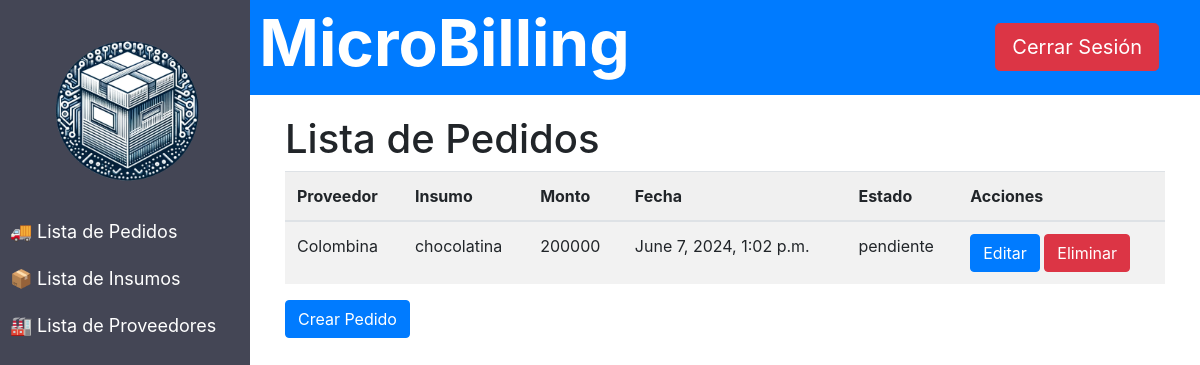
Page /pedidos/ (signed in) on the earlier database version.
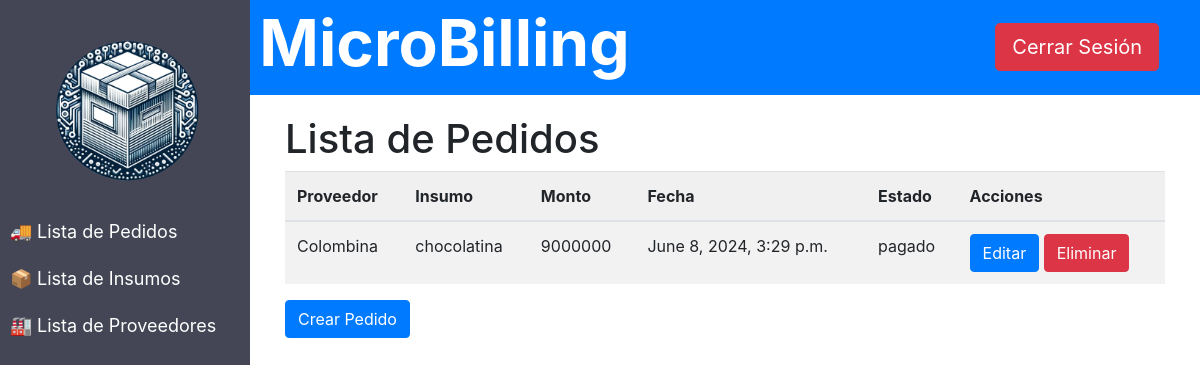
Same page on the later database version.
### insumos_app/models.py (models this page shows, shortened)
class Proveedor(models.Model):
    nombre = models.CharField(max_length=100)
    direccion = models.CharField(max_length=200)
    telefono = models.CharField(max_length=20)

class Insumo(models.Model):
    nombre = models.CharField(max_length=100)
    descripcion = models.TextField()
    unidad_medida = models.CharField(max_length=50)
    precio = models.IntegerField()
    proveedor = models.ForeignKey(Proveedor, on_delete=models.CASCADE)

class Pedido(models.Model):
    insumo = models.ForeignKey(Insumo, on_delete=models.CASCADE)
    cantidad = models.IntegerField()
    fecha_pedido = models.DateTimeField(auto_now_add=True)
    OPCIONES = [
        ('pagado', 'PAGADO'),
        ('pendiente', 'PENDIENTE'),
        ('cancelado', 'CANCELADO'),
    ]
    estado = models.CharField(max_length=50, choices=OPCIONES)

### insumos_app/views.py (the view)
# urls.py: path('pedidos/', views.lista_pedidos, name='lista_pedidos'),
@login_required
def lista_pedidos(request):
    pedidos = Pedido.objects.all()
    lista_pedidos_info = []
    for pedido in pedidos:
        proveedor = pedido.insumo.proveedor.nombre
        insumo = pedido.insumo.nombre
        monto = pedido.cantidad * pedido.insumo.precio
        fecha = pedido.fecha_pedido
        estado = pedido.estado
        pedido_id = pedido.id  # Obtener el ID del pedido
        lista_pedidos_info.append({
            'id': pedido_id,  # Agregar el ID del pedido al diccionario
            'proveedor': proveedor,
            'insumo': insumo,
            'monto': monto,
            'fecha': fecha,
            'estado': estado
        })
    return render(request, 'lista_pedidos.html', {'lista_pedidos_info': lista_pedidos_info})

### insumos_app/templates/lista_pedidos.html (shortened to what this page needs)
<!DOCTYPE html>
<html lang="es">
<head>
    <link rel="stylesheet" href="https://stackpath.bootstrapcdn.com/bootstrap/4.5.2/css/bootstrap.min.css">
</head>
<body>
    <header>
        <h1 class="title">MicroBilling</h1>
        <div class="logout_button">
            <a href="{% url 'logout' %}" class="btn btn-danger btn-lg">Cerrar Sesión</a>
        </div>
    </header>
<div class="sidebar">
    <center><img src="../../media/logo.png" width="75%"></center>
    <a href="{% url 'lista_pedidos' %}">🚚 Lista de Pedidos</a>
    <a href="{% url 'lista_insumos' %}">📦 Lista de Insumos</a>
    <a href="{% url 'lista_proveedores' %}">🏭 Lista de Proveedores</a>
</div>
<div class="main-content">
    <div class="container">
        <div class="cbutton">
            <div>
                <h1>Lista de Pedidos</h1>
            </div>
        </div>
        <table class="table table-striped table-hover">
            <thead>
                <tr>
                    <th>Proveedor</th>
                    <th>Insumo</th>
                    <th>Monto</th>
                    <th>Fecha</th>
                    <th>Estado</th>
                    <th>Acciones</th>
                </tr>
            </thead>
            <tbody>
                {% for pedido_info in lista_pedidos_info %}
                <tr>
                    <td>{{ pedido_info.proveedor }}</td>
                    <td>{{ pedido_info.insumo }}</td>
                    <td>{{ pedido_info.monto }}</td>
                    <td>{{ pedido_info.fecha }}</td>
                    <td>{{ pedido_info.estado }}</td>
                    <td>
                        <a href="{% url 'editar_pedido' pedido_info.id %}" class="btn btn-primary">Editar</a>
                        <button class="btn btn-danger" onclick="location.href='{% url 'eliminar_pedido' pedido_info.id %}'">Eliminar</button>
                    </td>
                </tr>
                {% endfor %}
            </tbody>
        </table>
        <div class="cbutton-right">
                <a href="{% url 'crear_pedido' %}" class="btn btn-primary">Crear Pedido</a>
            </div>
    </div>
</div>
</body>
</html>

### insumos_app/templates/lista_pedidos.html (style rules this page uses)
.sidebar { height: 100%; width: 250px; position: fixed; top: 0; left: 0; background-color: #444655; padding-top: 20px; }
.sidebar a { padding: 10px; text-decoration: none; font-size: 18px; color: white; display: block; }
.main-content { margin-left: 250px; padding: 20px; }
.table { width: 100%; }
.table thead { background-color: #f0f0f0; }
header { background-color: #007bff; display: flex; height: 100%; justify-content: space-between; align-items: center; padding: 5px 0 5px 0; }
.logout_button { transform: translateX(-25%); }
.title { transform: translateX(70%); font-weight: bold; color: #FFF; font-size: 4rem; }

Differences in the rows shown:
removed Pedido: fecha "June 7, 2024, 1:02 p.m.", estado "pendiente"
added Pedido: fecha "June 8, 2024, 3:29 p.m.", estado "pagado"
Other differences:
new list line: "9000000 Editar Eliminar"
list line gone: "200000 Editar Eliminar"
